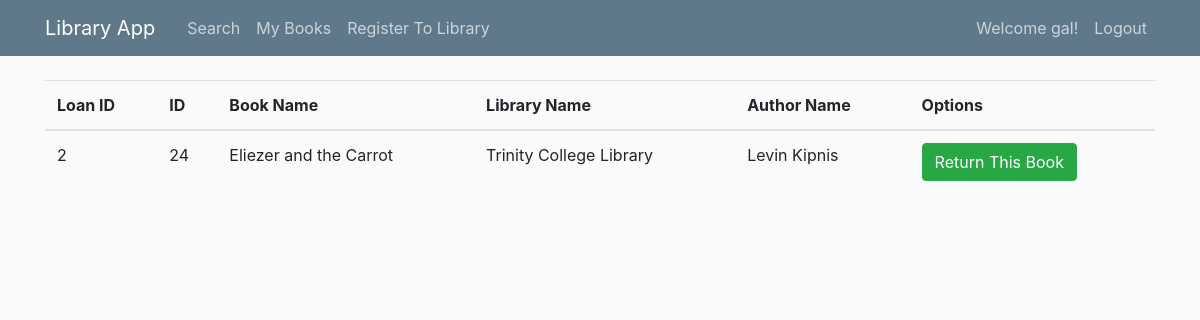
Before: /ownedBooks (signed in) with the older database file.
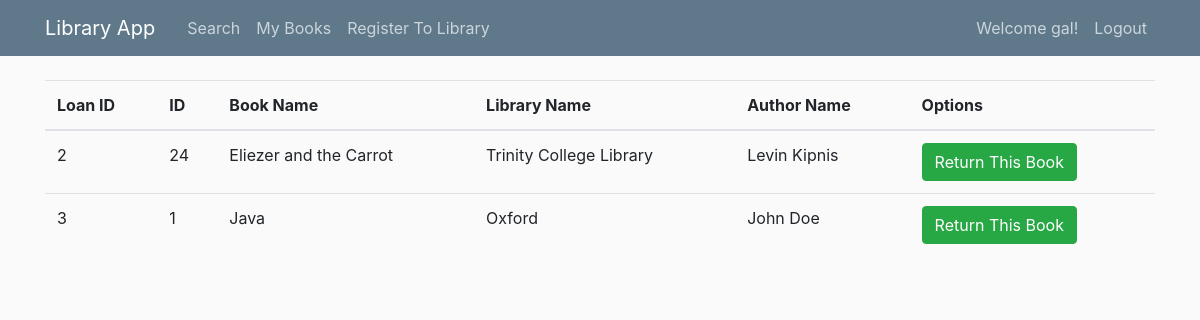
After: the same page with the newer database file.
### models.py (models this page shows, shortened)
class LoanedBook(db.Model):
    loan_id = db.Column(db.Integer, primary_key=True, autoincrement=True)  # loan_id - autoincrement primary key
    member_number = db.Column(db.Integer, db.ForeignKey('membership.member_number'), nullable=False)
    book_id = db.Column(db.Integer, db.ForeignKey('book_in_library.id'), nullable=False)
    library_name = db.Column(db.String(50), nullable=False)
    loan_date = db.Column(db.String(15), nullable=False)  # loan_date - cannot be null
    return_date = db.Column(db.String(15))  # return_date - can be null, will update when book is returned

class BookInLibrary(db.Model):
    id = db.Column(db.Integer, primary_key=True, autoincrement=True)  # id - autoincrement primary key
    book_name = db.Column(db.String(30), db.ForeignKey('book.bookName'), nullable=False)
    library_name = db.Column(db.String(50), db.ForeignKey('library.libraryName'), nullable=False)
    loan_book_id = db.relationship('LoanedBook', backref='b_id', lazy=True)

class Book(db.Model):
    bookName = db.Column(db.String(30), primary_key=True)  # bookName - primary key
    authorName = db.Column(db.String(30), nullable=False)  # authorName-  cannot be null
    genre_type = db.Column(db.String(30), db.ForeignKey('genre.genre_type'), nullable=False)
    book_il = db.relationship('BookInLibrary', backref='book', lazy=True)

### library.py (the view, shortened to what this page needs)
@app.route('/ownedBooks', methods=['GET', 'POST'])
@login_required
def owned_books():
    form = ReturnBookForm()
    user1 = current_user  # Getting the information of the logged user
    current_member = Membership.query.filter_by(member_id=user1.id).first()
    b = LoanedBook.query.filter_by(member_number=current_member.member_id).filter_by(return_date=None)
    return render_template('ownedBooks.html', books=b, return_book=form)  # Rendering the 'owned books' template

### models.py (called while the page is built)
@login_manager.user_loader
def load_user(user_id):
    return User.query.get(int(user_id))

### templates/ownedBooks.html (shortened to what this page needs)
{% extends "books_layout.html" %}
{% block headers %}
    <th scope="col">Loan ID</th>
    <th scope="col">ID</th>
    <th scope="col">Book Name</th>
    <th scope="col">Library Name</th>
    <th scope="col">Author Name</th>
    <th scope="col">Options</th>
{% endblock headers%}
{% block body %}
    {% for book in books %}
    <tr>
        <td>{{ book.loan_id }}</td>
        <td>{{ book.book_id }}</td>
        <td>{{ book.b_id.book_name }}</td>
        <td>{{ book.library_name }}</td>
        <td>{{ book.b_id.book.authorName }}</td>
        <td>
            <button class="btn btn-outline btn-success" data-toggle="modal" data-target="#Modal-ReturnConfirm-{{ book.loan_id }}">Return This Book</button>
        </td>
    </tr>
    {% endfor %}
{% endblock body%}

Changed rows visible on the page:
added LoanedBook: loan_id "3", book_id "1", b_id.book_name "Java", library_name "Oxford", b_id.book.authorName "John Doe"
